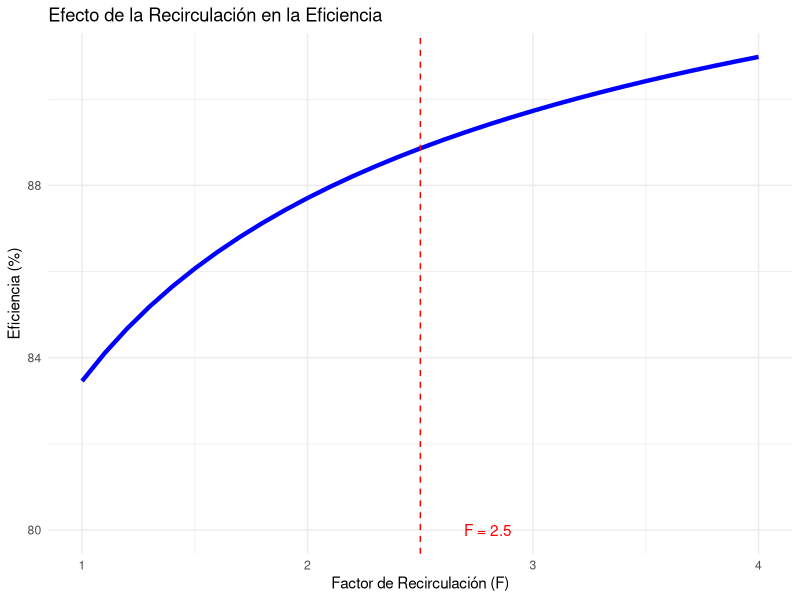
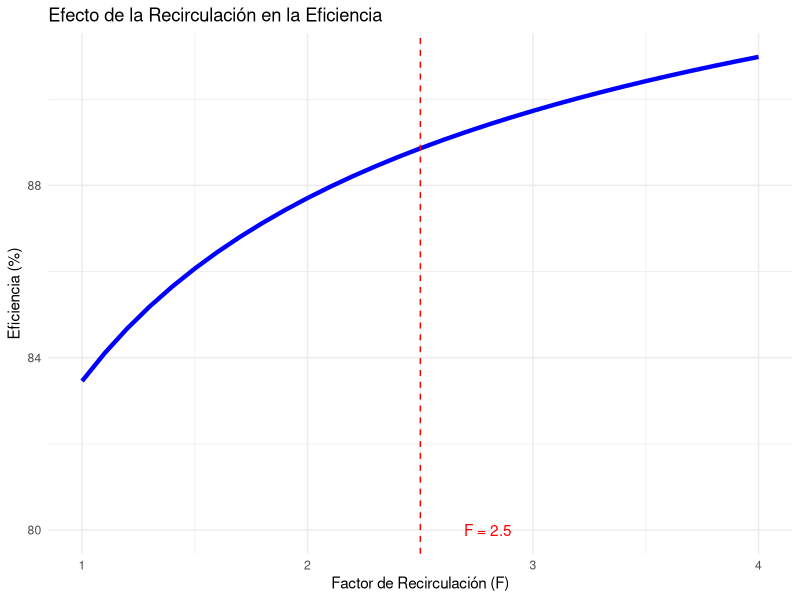

These figures' R source, in order:
# ==========================================================================
# Cálculo de eficiencia en filtro percolador usando ecuaciones NRC
# ==========================================================================
# Autor: Dr. José Juan Torres Martínez
# Docente de Ciencias Químicas
# Universidad Autónoma de San Luis Potosí (UASLP)
# México
#
# Material académico para estudiantes
#
# Descripción: Determinar la DBO5 del efluente para un filtro de baja carga
# ==========================================================================


# DATOS DE ENTRADA
# -----------------------------------------------------------
Q <- 2000                # Caudal (m³/día)
V <- 1500                # Volumen de relleno (m³)
S0 <- 150                # DBO5 influente (mg/L)
F <- 2.5                 # Factor de recirculación

# Convertir unidades
S0_kg_m3 <- S0 / 1000    # Convertir mg/L a kg/m³

# -----------------------------------------------------------
# CÁLCULOS SEGÚN MODELO NRC
# -----------------------------------------------------------

# 1. Cálculo de la carga orgánica volumétrica (Lv) - Ecuación 7.2
Lv <- (Q * S0_kg_m3) / V  # kg DBO5/(m³·día)

# 2. Cálculo de la eficiencia (E) - Ecuación 7.3
E <- 1 / (1 + 0.4432 * sqrt(Lv / F))

# 3. Cálculo de la DBO5 en el efluente
Se <- (1 - E) * S0        # mg/L

# -----------------------------------------------------------
# PRESENTACIÓN DE RESULTADOS
# -----------------------------------------------------------
cat("\n----------------------------------------\n")
cat("FILTRO PERCOLADOR (NRC)\n")
cat("----------------------------------------\n")

cat("\n1. PARÁMETROS DE ENTRADA:\n")
cat(" - Caudal (Q):", Q, "m³/día\n")
cat(" - Volumen relleno (V):", V, "m³\n")
cat(" - DBO5 influente (S0):", S0, "mg/L\n")
cat(" - Factor recirculación (F):", F, "\n")

cat("\n2. CÁLCULOS INTERMEDIOS:\n")
cat(" - Carga orgánica volumétrica (Lv):", round(Lv, 3), "kg DBO5/(m³·día)\n")

cat("\n3. RESULTADOS FINALES:\n")
cat(" - Eficiencia del filtro (E):", round(E*100, 1), "%\n")
cat(" - DBO5 efluente (Se):", round(Se, 1), "mg/L\n")

cat("\n----------------------------------------\n")
cat(" VERIFICACIÓN CON SOLUCIÓN PROPORCIONADA\n")
cat("----------------------------------------\n")
cat(" - Carga orgánica calculada:", round(Lv, 2), "kg/m³·d (debe ser 0.20)\n")
cat(" - Eficiencia calculada:", round(E*100, 1), "% (debe ser 88.9%)\n")
cat(" - DBO5 efluente calculada:", round(Se, 1), "mg/L (referencia: 16.6 mg/L; la diferencia de 0.1 mg/L es por redondeo)\n")

# -----------------------------------------------------------
# GRÁFICO DE SENSIBILIDAD
# -----------------------------------------------------------
library(ggplot2)

# Crear datos para gráfico de sensibilidad
F_range <- seq(1, 4, by = 0.1)
E_range <- 1 / (1 + 0.4432 * sqrt(Lv / F_range))

df <- data.frame(Recirculacion = F_range, Eficiencia = E_range*100)

g <- ggplot(df, aes(x = Recirculacion, y = Eficiencia)) +
  geom_line(color = "blue", linewidth = 1.5) +
  geom_vline(xintercept = F, linetype = "dashed", color = "red") +
  annotate("text", x = F + 0.3, y = 80, 
           label = paste("F =", F), color = "red") +
  labs(title = "Efecto de la Recirculación en la Eficiencia",
       x = "Factor de Recirculación (F)",
       y = "Eficiencia (%)") +
  theme_minimal()

print(g)
ggsave("problema_23_recirculacion.png", plot = g, width = 8, height = 5, dpi = 300)

# --------------------------------------------------------------------------
# Interpretación: Efecto de la Recirculación en la Eficiencia
# --------------------------------------------------------------------------
# - Eje X: el factor de recirculación (F), de 1 a 4. F es adimensional: es un cociente entre el caudal recirculado y el caudal de entrada, por eso no tiene unidades. La línea roja discontinua marca el valor de diseño, F = 2.5.
# - Eje Y: la eficiencia del filtro en % (porcentaje de la DBO5 de entrada que el filtro logra remover).
# - Lo que se aprecia: la eficiencia sube al aumentar la recirculación, rápido al principio y cada vez más despacio: con F = 2.5 la eficiencia es del 88.9 % y al seguir subiendo F la curva se aplana.
# - Qué significa: recircular más agua mejora el tratamiento, pero cada unidad extra de recirculación aporta cada vez menos: más allá de F = 3 la ganancia es pequeña y ya no compensa el coste de bombear más agua.

# --------------------------------------------------------------------------
# Qué aprendimos
# --------------------------------------------------------------------------
# - El factor de recirculación F es adimensional porque es un cociente entre dos caudales.
# - La carga orgánica volumétrica (Lv) se expresa en kg DBO5/(m³·día) y es el dato que alimenta el modelo NRC.
# - La eficiencia de un filtro percolador crece con la recirculación, pero con rendimientos decrecientes: la curva se aplana.
